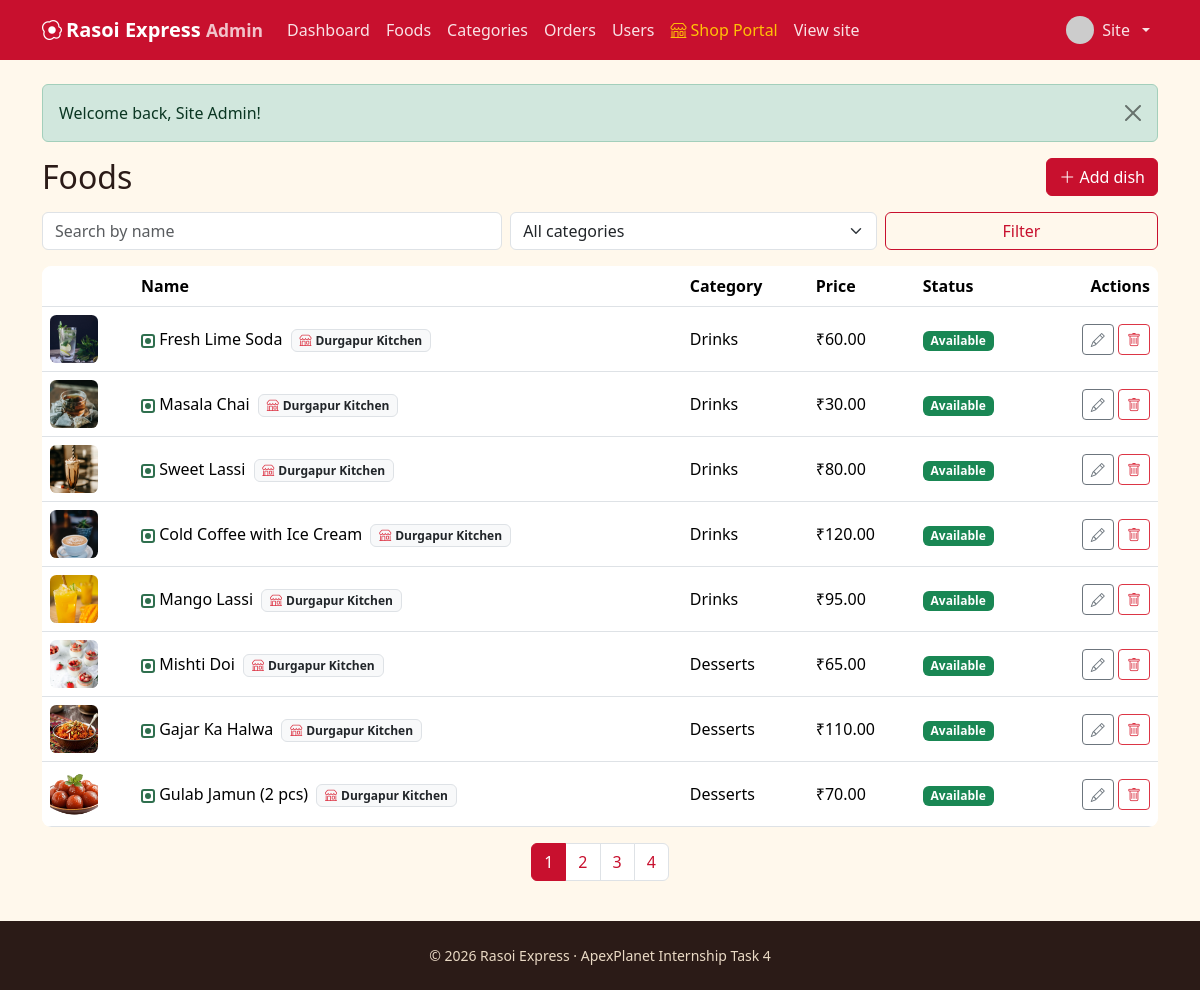
The app's page /admin/foods.php (signed in) with its own data.
### tables this page shows
CREATE TABLE users (
  id INT UNSIGNED AUTO_INCREMENT PRIMARY KEY,
  name VARCHAR(80) NOT NULL,
  email VARCHAR(120) NOT NULL UNIQUE,
  phone VARCHAR(15) DEFAULT NULL,
  address VARCHAR(255) DEFAULT NULL,
  password_hash VARCHAR(255) NOT NULL,
  role ENUM('user','admin','shop_owner') NOT NULL DEFAULT 'user',
  status ENUM('active','blocked') NOT NULL DEFAULT 'active',
  avatar VARCHAR(255) DEFAULT NULL,
  last_login_at DATETIME DEFAULT NULL,
  created_at TIMESTAMP DEFAULT CURRENT_TIMESTAMP,
  INDEX idx_users_role (role),
  INDEX idx_users_last_login (last_login_at)
);

CREATE TABLE foods (
  id INT UNSIGNED AUTO_INCREMENT PRIMARY KEY,
  category_id INT UNSIGNED NOT NULL,
  shop_id INT UNSIGNED DEFAULT NULL,
  name VARCHAR(100) NOT NULL,
  description TEXT,
  price DECIMAL(8,2) NOT NULL,
  image VARCHAR(255) DEFAULT NULL,
  is_veg TINYINT(1) NOT NULL DEFAULT 1,
  is_available TINYINT(1) NOT NULL DEFAULT 1,
  created_at TIMESTAMP DEFAULT CURRENT_TIMESTAMP,
  CONSTRAINT fk_foods_category FOREIGN KEY (category_id) REFERENCES categories(id) ON DELETE RESTRICT,
  CONSTRAINT fk_foods_shop FOREIGN KEY (shop_id) REFERENCES shops(id) ON DELETE SET NULL,
  INDEX idx_foods_category (category_id),
  INDEX idx_foods_shop (shop_id),
  INDEX idx_foods_name (name),
  INDEX idx_foods_available_price (is_available, price)
);

CREATE TABLE shops (
  id INT UNSIGNED AUTO_INCREMENT PRIMARY KEY,
  name VARCHAR(100) NOT NULL,
  description TEXT,
  address VARCHAR(255) NOT NULL,
  phone VARCHAR(15) NOT NULL,
  owner_id INT UNSIGNED NOT NULL,
  created_at TIMESTAMP DEFAULT CURRENT_TIMESTAMP,
  CONSTRAINT fk_shops_owner FOREIGN KEY (owner_id) REFERENCES users(id) ON DELETE CASCADE,
  INDEX idx_shops_owner (owner_id)
);

CREATE TABLE categories (
  id INT UNSIGNED AUTO_INCREMENT PRIMARY KEY,
  name VARCHAR(60) NOT NULL UNIQUE
);

### includes/db.php (called while the page is built, shortened)
<?php
function db(): PDO {
    static $pdo = null;
    if ($pdo === null) {
        try {
            $pdo = new PDO('mysql:host=' . DB_HOST . ';dbname=' . DB_NAME . ';charset=utf8mb4', DB_USER, DB_PASS, [
                PDO::ATTR_ERRMODE => PDO::ERRMODE_EXCEPTION,
                PDO::ATTR_DEFAULT_FETCH_MODE => PDO::FETCH_ASSOC,
                PDO::ATTR_EMULATE_PREPARES => false,
            ]);
        } catch (PDOException $e) {
            error_log($e->getMessage());
            http_response_code(500);
            ?>
            <!DOCTYPE html>
            <html lang="en">
            <head>
            <meta charset="UTF-8">
            <meta name="viewport" content="width=device-width, initial-scale=1">
            <title>Database Offline | Rasoi Express</title>
            <link href="https://cdn.jsdelivr.net/npm/bootstrap@5.3.3/dist/css/bootstrap.min.css" rel="stylesheet">
            <link href="https://cdn.jsdelivr.net/npm/bootstrap-icons@1.11.3/font/bootstrap-icons.min.css" rel="stylesheet">
            <style>
              body { background: #f8f9fa; font-family: system-ui, -apple-system, sans-serif; display: flex; align-items: center; justify-content: center; min-height: 100vh; padding: 20px; }
              .card { max-width: 580px; width: 100%; border: 0; box-shadow: 0 10px 30px rgba(0,0,0,0.08); border-radius: 16px; }
              .icon-box { width: 64px; height: 64px; border-radius: 50%; background: #fee2e2; color: #dc2626; display: flex; align-items: center; justify-content: center; font-size: 2rem; margin: 0 auto 1.25rem; }
            </style>
            <meta http-equiv="refresh" content="5">
            </head>
            <body>
            <div class="card p-4 p-md-5 text-center">
              <div class="icon-box"><i class="bi bi-database-gear"></i></div>
              <h3 class="fw-bold mb-2">Starting Database Server&hellip;</h3>
              <p class="text-muted mb-3">MariaDB is being launched automatically. This page will refresh in a few seconds.</p>
              <div class="d-flex justify-content-center mb-4">
                <div class="spinner-border text-danger" role="status"><span class="visually-hidden">Loading...</span></div>
              </div>
              <div class="d-grid gap-2">
                <button onclick="location.reload()" class="btn btn-danger py-2 fw-semibold"><i class="bi bi-arrow-clockwise me-1"></i> Refresh Now</button>
              </div>
              <details class="text-start mt-3 small text-muted">
                <summary class="cursor-pointer">Technical error details</summary>
                <pre class="bg-light p-2 rounded mt-2 text-danger mb-0" style="font-size: 0.78rem; overflow-x: auto;"><?= htmlspecialchars($e->getMessage(), ENT_QUOTES, 'UTF-8') ?></pre>
                <div class="mt-2">
                  <strong>Manual fix:</strong> Double-click <code>start-database.bat</code> or <code>run.bat</code> in your project folder.
                </div>
              </details>
            </div>
            </body>
            </html>
            <?php
            exit;
        }
    }
    return $pdo;
}

### admin/foods.php (the view, shortened to what this page needs)
<?php
require_once __DIR__ . '/../includes/auth.php';
require_admin();
$adminArea = true; $pageTitle = 'Manage foods';
$q = trim($_GET['q'] ?? ''); $cat = (int)($_GET['cat'] ?? 0); $page = max(1, (int)($_GET['page'] ?? 1));
$where = ['1=1']; $args = [];
$w = implode(' AND ', $where);
$c = db()->prepare("SELECT COUNT(*) FROM foods f WHERE $w"); $c->execute($args); $total = (int)$c->fetchColumn();
$off = ($page - 1) * PER_PAGE;
$s = db()->prepare("SELECT f.*, c.name cat, s.name AS shop_name FROM foods f JOIN categories c ON c.id=f.category_id LEFT JOIN shops s ON s.id=f.shop_id WHERE $w ORDER BY f.id DESC LIMIT " . PER_PAGE . " OFFSET $off");
$s->execute($args); $foods = $s->fetchAll();
$qs = http_build_query(array_filter(['q' => $q, 'cat' => $cat ?: null])); $qs = $qs ? $qs . '&' : '';
require __DIR__ . '/../includes/header.php';
?>
<div class="d-flex flex-wrap justify-content-between align-items-center mb-3 gap-2">
  <h2 class="mb-0">Foods</h2><a class="btn btn-rx" href="<?= url('admin/food_form.php') ?>"><i class="bi bi-plus-lg"></i> Add dish</a>
</div>
<form class="row g-2 mb-3" method="get">
  <div class="col-md-5"><input class="form-control" type="search" name="q" placeholder="Search by name" value="<?= e($q) ?>"></div>
  <div class="col-md-4"><select name="cat" class="form-select" aria-label="Category"><option value="0">All categories</option></select></div>
  <div class="col-md-3 d-grid"><button class="btn btn-outline-rx">Filter</button></div>
</form>
<div class="table-responsive"><table class="table align-middle mb-0">
  <thead><tr><th></th><th>Name</th><th>Category</th><th>Price</th><th>Status</th><th class="text-end">Actions</th></tr></thead>
  <tbody>
  <?php foreach ($foods as $f): ?>
    <tr>
      <td><img class="thumb food-img-clickable" src="<?= e(food_img($f['image'])) ?>" alt="<?= e($f['name']) ?>" data-title="<?= e($f['name']) ?>" data-price="<?= money($f['price']) ?>" data-veg="<?= $f['is_veg'] ? '1' : '0' ?>" data-cat="<?= e($f['cat'] ?? '') ?>" title="Click to view full photo"></td>
      <td>
        <span class="<?= $f['is_veg'] ? 'veg-dot' : 'nonveg-dot' ?>"></span> <?= e($f['name']) ?>
        <?php if (!empty($f['shop_name'])): ?>
          <span class="badge bg-light text-dark border small ms-1"><i class="bi bi-shop text-danger me-1"></i><?= e($f['shop_name']) ?></span>
        <?php endif; ?>
      </td>
      <td><?= e($f['cat']) ?></td><td><?= money($f['price']) ?></td>
      <td><form method="post" class="d-inline"><?= csrf_field() ?><input type="hidden" name="action" value="toggle"><input type="hidden" name="id" value="<?= $f['id'] ?>">
        <button class="badge border-0 <?= $f['is_available'] ? 'bg-success' : 'bg-secondary' ?>" title="Click to toggle"><?= $f['is_available'] ? 'Available' : 'Hidden' ?></button></form></td>
      <td class="text-end text-nowrap">
        <a class="btn btn-sm btn-outline-secondary" href="<?= url('admin/food_form.php?id=' . $f['id']) ?>"><i class="bi bi-pencil"></i></a>
        <form method="post" class="d-inline" data-confirm="Delete '<?= e($f['name']) ?>'? This cannot be undone."><button class="btn btn-sm btn-outline-danger"><i class="bi bi-trash"></i></button></form>
      </td>
    </tr>
  <?php endforeach; if (!$foods): ?><tr><td colspan="6" class="text-center text-muted py-4">No dishes found.</td></tr><?php endif; ?>
  </tbody>
</table></div>
<div class="mt-3"><?= paginate($total, $page, PER_PAGE, $qs) ?></div>
<?php require __DIR__ . '/../includes/footer.php'; ?>

### includes/header.php (shortened to what this page needs)
<?php require_once __DIR__ . '/auth.php'; $me = current_user(); $isAdminArea = !empty($adminArea); $isShopArea = !empty($shopArea); ?>
<!DOCTYPE html>
<html lang="en">
<head>
<link href="https://cdn.jsdelivr.net/npm/bootstrap@5.3.3/dist/css/bootstrap.min.css" rel="stylesheet">
<link href="https://cdn.jsdelivr.net/npm/bootstrap-icons@1.11.3/font/bootstrap-icons.min.css" rel="stylesheet">
<link href="<?= url('assets/css/style.css') ?>" rel="stylesheet">
</head>
<body>
<nav class="navbar navbar-expand-lg navbar-dark rx-nav sticky-top">
  <div class="container">
    <a class="navbar-brand fw-bold" href="<?= url($isAdminArea ? 'admin/index.php' : ($isShopArea ? 'shop/index.php' : 'index.php')) ?>"><i class="bi bi-egg-fried me-1"></i><?= APP_NAME ?><?= $isAdminArea ? ' <small class="opacity-75">Admin</small>' : ($isShopArea ? ' <small class="opacity-75">Shop Portal</small>' : '') ?></a>
    <div class="collapse navbar-collapse" id="nav">
      <ul class="navbar-nav me-auto">
        <?php if ($isAdminArea): ?>
          <li class="nav-item"><a class="nav-link" href="<?= url('admin/index.php') ?>">Dashboard</a></li>
          <li class="nav-item"><a class="nav-link" href="<?= url('admin/foods.php') ?>">Foods</a></li>
          <li class="nav-item"><a class="nav-link" href="<?= url('admin/categories.php') ?>">Categories</a></li>
          <li class="nav-item"><a class="nav-link" href="<?= url('admin/orders.php') ?>">Orders</a></li>
          <li class="nav-item"><a class="nav-link" href="<?= url('admin/users.php') ?>">Users</a></li>
          <li class="nav-item"><a class="nav-link text-warning" href="<?= url('shop/index.php') ?>"><i class="bi bi-shop me-1"></i>Shop Portal</a></li>
          <li class="nav-item"><a class="nav-link" href="<?= url('index.php') ?>">View site</a></li>
        <?php endif; ?>
      </ul>
      <ul class="navbar-nav align-items-lg-center gap-lg-2">
        <?php if ($me): ?>
          <li class="nav-item dropdown">
            <a class="nav-link dropdown-toggle d-flex align-items-center gap-2" href="#" data-bs-toggle="dropdown">
              <img src="<?= e(avatar_url($me)) ?>" class="rounded-circle" width="28" height="28" alt=""><?= e(explode(' ', $me['name'])[0]) ?>
            </a>
          </li>
        <?php else: ?>
          <li class="nav-item"><a class="nav-link" href="<?= url('login.php') ?>">Log in</a></li>
          <li class="nav-item"><a class="btn btn-warning btn-sm" href="<?= url('register.php') ?>">Sign up</a></li>
        <?php endif; ?>
      </ul>
    </div>
  </div>
</nav>
<main class="container py-4 main-content flex-grow-1 d-flex flex-column">
<?php foreach (get_flash() as [$t, $m]): ?>
  <div class="alert alert-<?= e($t) ?> alert-dismissible fade show" role="alert"><?= e($m) ?><button type="button" class="btn-close" data-bs-dismiss="alert"></button></div>
<?php endforeach; ?>

### assets/css/style.css (style rules this page uses)
:root { --rx-red:#c8102e;--rx-dark:#2b1b17;--rx-gold:#f7b32b;--rx-leaf:#2f6f4e;--rx-paper:#fff8ec }
body { background:var(--rx-paper);color:var(--rx-dark);font-family:'Segoe UI',system-ui,-apple-system,sans-serif;min-height:100vh;display:flex;flex-direction:column }
main.main-content { flex:1 0 auto }
.rx-nav { background:var(--rx-red) }
.rx-nav .nav-link { color:rgba(255,255,255,.88) }
.btn-rx { background:var(--rx-red);border-color:var(--rx-red);color:#fff }
.btn-outline-rx { border-color:var(--rx-red);color:var(--rx-red) }
.veg-dot,.nonveg-dot { display:inline-block;width:14px;height:14px;border:2px solid var(--rx-leaf);border-radius:3px;position:relative;vertical-align:middle }
.veg-dot::after,.nonveg-dot::after { content:'';position:absolute;inset:2px;border-radius:50%;background:var(--rx-leaf) }
.thumb { width:48px;height:48px;object-fit:cover;border-radius:.4rem;cursor:zoom-in;transition:transform .2s ease }
.table-responsive { border-radius:.6rem;background:#fff }

### records on screen
users: name "Site"
foods: image (picture), is_veg 1 (drawn), name "Fresh Lime Soda", shop.name "Durgapur Kitchen", category.name "Drinks", price "₹60.00", is_available "Available"
foods: image (picture), is_veg 1 (drawn), name "Masala Chai", shop.name "Durgapur Kitchen", category.name "Drinks", price "₹30.00", is_available "Available"
foods: image (picture), is_veg 1 (drawn), name "Sweet Lassi", shop.name "Durgapur Kitchen", category.name "Drinks", price "₹80.00", is_available "Available"
foods: image (picture), is_veg 1 (drawn), name "Cold Coffee with Ice Cream", shop.name "Durgapur Kitchen", category.name "Drinks", price "₹120.00", is_available "Available"
foods: image (picture), is_veg 1 (drawn), name "Mango Lassi", shop.name "Durgapur Kitchen", category.name "Drinks", price "₹95.00", is_available "Available"
foods: image (picture), is_veg 1 (drawn), name "Mishti Doi", shop.name "Durgapur Kitchen", category.name "Desserts", price "₹65.00", is_available "Available"
foods: image (picture), is_veg 1 (drawn), name "Gajar Ka Halwa", shop.name "Durgapur Kitchen", category.name "Desserts", price "₹110.00", is_available "Available"
foods: image (picture), is_veg 1 (drawn), name "Gulab Jamun (2 pcs)", shop.name "Durgapur Kitchen", category.name "Desserts", price "₹70.00", is_available "Available"

### other values on screen
APP_NAME "Rasoi Express"
$m "Welcome back, Site Admin!"
